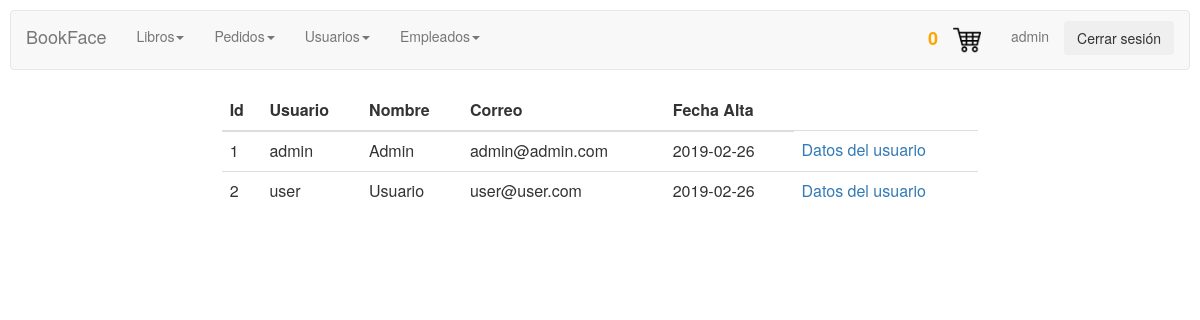
Page /usuariosadmin/mostrarusuarios.php (signed in) on the committed database.
### tables this page shows
CREATE TABLE `usuarios` (
  `id` int(11) NOT NULL AUTO_INCREMENT,
  `user` varchar(45) NOT NULL,
  `password` varchar(45) NOT NULL,
  `nombre` varchar(45) NOT NULL,
  `correo` varchar(45) NOT NULL,
  `fecha_alta` date NOT NULL,
  PRIMARY KEY (`id`)
);

### usuariosadmin/mostrarusuarios.php (the view, shortened to what this page needs)
<html>
<head>
    <link rel="stylesheet" href="../CSS/styles.css">
    <link rel="stylesheet" href="../CSS/menuadmin.css">
</head>
<body>
<?php session_start();
if (isset($_SESSION["user"]) && $_SESSION["user"]=="admin") {
?>
<div class="row">
        <div>
        <?php include_once "../controladmin/menuadmin.php"?>
        </div>
    </div>
    <div class="row">
    <div class="col-md-2"></div>
    <div class="col-md-8">
<?php
$connection = new mysqli("localhost", "root", "123456", "proyecto");
$connection->set_charset("utf8");
if ($result = $connection->query("select * from usuarios;")) {
    echo " <table class='table custab' style='background-color: white; border-radius:10px;'>";
    ?>
    <thead>
      <tr>
        <th>Id</th>
        <th>Usuario</th>
        <th>Nombre</th>
        <th>Correo</th>
        <th>Fecha Alta</th>
       </tr>
    </thead>
<?php
    while($obj = $result->fetch_object()) {
        echo "<tr>";
        echo "<td>".$obj->id."</td>";
        echo "<td>".$obj->user."</td>";
        echo "<td>".$obj->nombre."</td>";
        echo "<td>".$obj->correo."</td>";
        echo "<td>".$obj->fecha_alta."</td>";
        echo "<td><a href='usuario.php?cod=$obj->id'>Datos del usuario</a></td>";
        echo "</tr>";
    }
}
} else {
    session_destroy();
    header("Location: ../login.php");
  }
?>
</div>
    <div class="col-md-2"></div>
    </div>
</body>
</html>

### CSS/styles.css (style rules this page uses)
body { background-image:url("http://culto.latercera.com/wp-content/uploads/2017/04/Libros-1-900x600.jpg"); background-position:center; background-size: 100%; background-repeat: repeat; padding:10px; }

### CSS/menuadmin.css (style rules this page uses)
body,html { height: 100%; }
.row { padding: 0px 15px; }

### rows in the picture
usuarios: id "1", user "admin", nombre "Admin", correo "admin@admin.com", fecha_alta "2019-02-26"
usuarios: id "2", user "user", nombre "Usuario", correo "user@user.com", fecha_alta "2019-02-26"

### other values in the picture
sizeof($_SESSION["cart"]) "0"
$_SESSION["user"] "admin"
